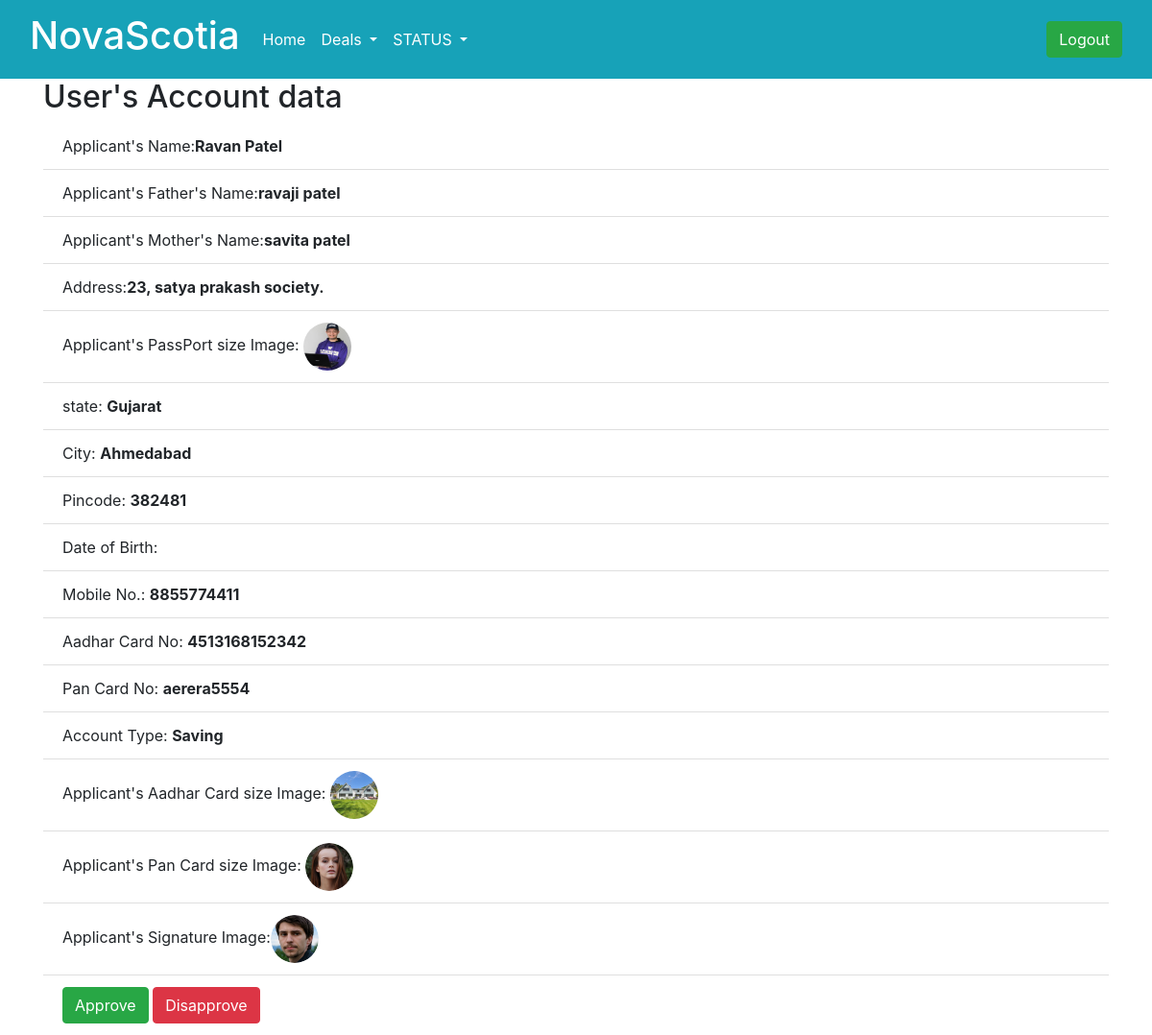
/view/ravan@gmail.com/ (signed in), run on the app's committed database.
### Account/models.py (models this page shows)
class account_detail(models.Model):
    date = models.DateField(auto_now=True)
    Aname= models.CharField(max_length=200)
    Fname = models.CharField(max_length=200)
    Mname = models.CharField(max_length=200)
    Address = models.CharField(max_length=200)
    state = models.CharField(max_length=200)
    city = models.CharField(max_length=200)
    pincode = models.IntegerField()
    email = models.EmailField(primary_key=True, unique=True,)
    dob = models.CharField(max_length=200)
    mob = models.IntegerField()
    aadhar = models.IntegerField(unique=True)
    pancard = models.CharField(max_length=200,unique=True)
    account_type = models.CharField(max_length=200)
    Applicants_image = models.ImageField(upload_to='files/')
    aadhar_image = models.ImageField(upload_to='files/')
    pan_image = models.ImageField(upload_to='files/')
    Sign = models.ImageField(upload_to='files/')
    account_approve = models.CharField(max_length=20,default='pending')
    def __str__(self):
        return self.email

### NovaScotia/views.py (the view)
# urls.py: path('view/<str:e>/', views.view_det, name='view'),
def view_det(request, e):
    if request.session.has_key('email'):
        z = get_object_or_404(account_detail, email=e)
        print(z.Aname)
        return render(request, 'view.html', {'z': z})
    else:
        return redirect('/login_admin/')

### NovaScotia/templates/view.html
{%extends 'base1.html'%}
{%load static%}
{%block data%}
    <div class="container">
        <h2>User's Account data</h2>
        <ul class="list-group list-group-flush">
            <li class="list-group-item">Applicant's Name:<strong>{{z.Aname}}</strong></li>
            <li class="list-group-item">Applicant's Father's Name:<strong>{{z.Fname}}</strong></li>
            <li class="list-group-item">Applicant's Mother's Name:<strong>{{z.Mname}}</strong></li>
            <li class="list-group-item">Address:<strong>{{z.Address}}</strong>
            <li class="list-group-item">Applicant's PassPort size Image:<a href="{{z.Applicants_image.url }}"> <img
                        src="{{z.Applicants_image.url }}" class="rounded-circle" alt="Cinque Terre" width="50px"
                        height="50px"></a></li>
            <li class="list-group-item">state: <strong>{{z.state}}</strong></li>
            <li class="list-group-item">City: <strong>{{z.city}}</strong></li>
            <li class="list-group-item">Pincode: <strong>{{z.pincode}}</strong></li>
            <li class="list-group-item">Date of Birth: <strong>{{z.dob}}</strong></li>
            <li class="list-group-item">Mobile No.: <strong>{{z.mob}}</strong></li>
            <li class="list-group-item">Aadhar Card No: <strong>{{z.aadhar}}</strong></li>
            <li class="list-group-item">Pan Card No: <strong>{{z.pancard}}</strong></li>
            <li class="list-group-item">Account Type: <strong>{{z.account_type}}</strong></li>
            <li class="list-group-item">Applicant's Aadhar Card size Image: <a href="{{z.aadhar_image.url }}"><img
                        src="{{z.aadhar_image.url }}" class="rounded-circle" alt="Cinque Terre" width="50px"
                        height="50px"></a></li>
            <li class="list-group-item">Applicant's Pan Card size Image: <a href="{{z.pan_image.url }}"><img
                        src="{{z.pan_image.url }}" class="rounded-circle" alt="Cinque Terre" width="50px"
                        height="50px"></a></li>
            <li class="list-group-item">Applicant's Signature Image:<a href="{{z.Sign.url }}"><img src="{{z.Sign.url }}"
                        class="rounded-circle" alt="Cinque Terre" width="50px" height="50px"></a> </li>
            <li class="list-group-item">
               <a href="{% url 'NovaScotia:approve' z %}"> <input type="button" class="btn btn-success" value="Approve"></a>
               <a href="{% url 'NovaScotia:Disapprove' z %}">  <input type="button" class="btn btn-danger" value="Disapprove"></a>
            </li>
        </ul>
    </div>
{%endblock%}

### NovaScotia/templates/base1.html (shortened to what this page needs)
<!DOCTYPE html>
<html lang="en">
<head>
    <link href="https://cdn.jsdelivr.net/npm/bootstrap@5.0.0-beta1/dist/css/bootstrap.min.css" rel="stylesheet"
>
    <link rel="stylesheet" href="https://maxcdn.bootstrapcdn.com/bootstrap/4.5.2/css/bootstrap.min.css">
</head>
<body>
    <nav class="navbar navbar-expand-lg   bg-info">
        <div class="container-fluid">
            <a class="navbar-brand text-white" href="{% url 'NovaScotia:home_admin'%}"><h1>NovaScotia</h1></a>
            <div class="collapse navbar-collapse" id="navbarSupportedContent">
                <ul class="navbar-nav me-auto mb-2 mb-lg-0">
                    <li class="nav-item">
                        <a class="nav-link active text-white" aria-current="page" href="{% url 'NovaScotia:home_admin'%}">Home</a>
                    </li>
                    <li class="nav-item dropdown">
                        <a class="nav-link dropdown-toggle text-white   " href="#" id="navbarDropdown" role="button"
                            data-bs-toggle="dropdown" aria-expanded="false">
                            Deals
                        </a>
                    </li>
                    <li class="nav-item dropdown">
                        <a class="nav-link dropdown-toggle text-white   " href="#" id="navbarDropdown" role="button"
                            data-bs-toggle="dropdown" aria-expanded="false">
                            STATUS
                        </a>
                    </li>
                </ul>
                <form class="d-flex">
                    <a href="{%url 'NovaScotia:logout_admin'%}"><input type="button" value="Logout" class="btn btn-success"></a>
                </form>
            </div>
        </div>
    </nav>
{%block data%}
{%endblock%}
</body>
</html>

### data on the page
account_detail: Aname "Ravan Patel", Fname "ravaji patel", Mname "savita patel", Address "23, satya prakash society.", Applicants_image (picture), state "Gujarat", city "Ahmedabad", pincode "382481", mob "8855774411", aadhar "4513168152342", pancard "aerera5554", account_type "Saving", aadhar_image (picture), pan_image (picture), Sign (picture)
